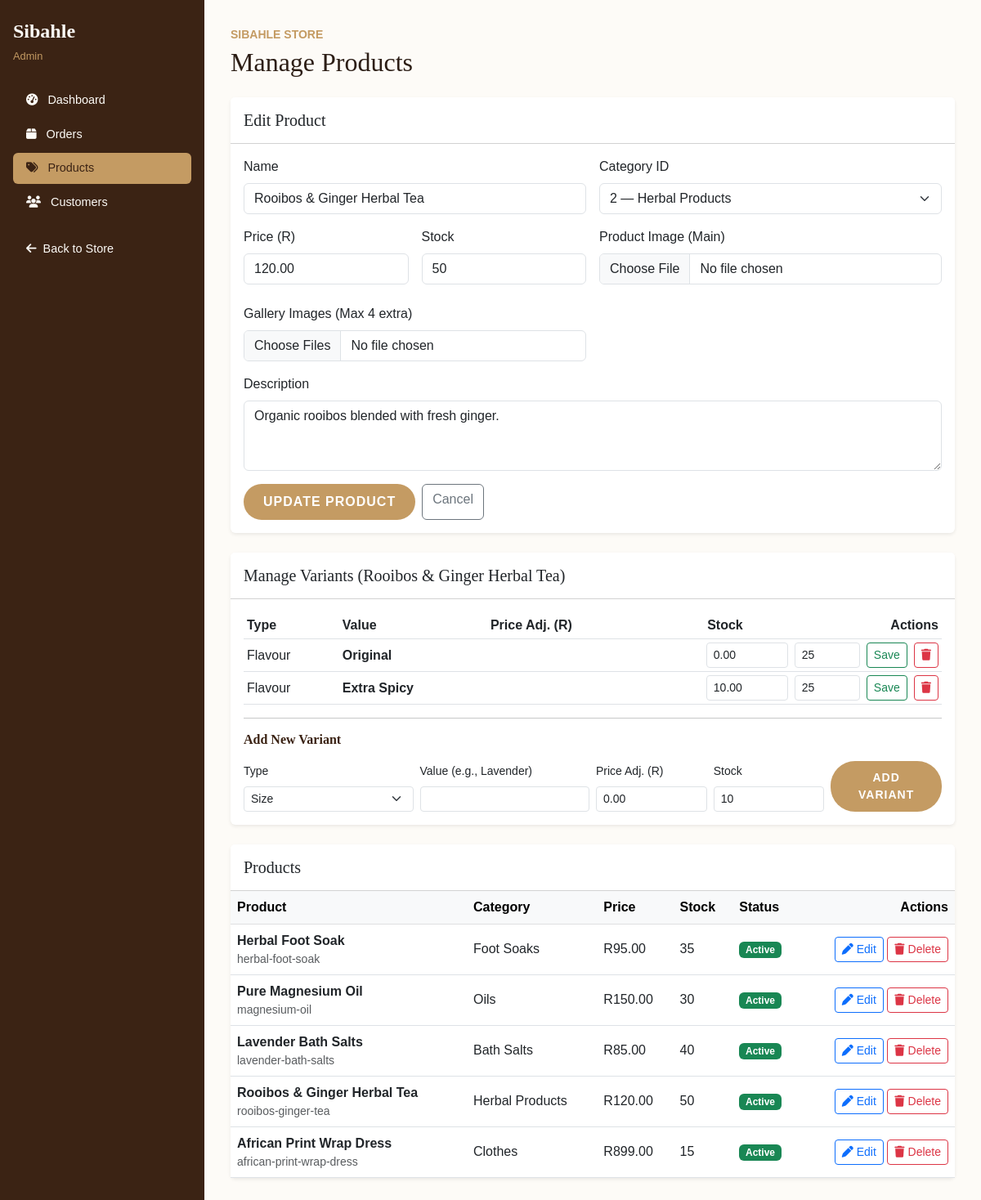
Screenshot of /admin/products.php?edit=2 (signed in) with the database file from the repository.
### tables this page shows
CREATE TABLE products (
    product_id INT AUTO_INCREMENT PRIMARY KEY,
    category_id INT NOT NULL,
    product_name VARCHAR(200) NOT NULL,
    product_slug VARCHAR(200) UNIQUE NOT NULL,
    description TEXT,
    short_description VARCHAR(500),
    base_price DECIMAL(10,2) NOT NULL,
    sale_price DECIMAL(10,2) DEFAULT NULL,
    stock_quantity INT DEFAULT 0,
    low_stock_threshold INT DEFAULT 5,
    sku VARCHAR(50) UNIQUE,
    image_url VARCHAR(255),
    is_featured TINYINT(1) DEFAULT 0,
    is_active TINYINT(1) DEFAULT 1,
    created_at TIMESTAMP DEFAULT CURRENT_TIMESTAMP,
    updated_at TIMESTAMP DEFAULT CURRENT_TIMESTAMP ON UPDATE CURRENT_TIMESTAMP,
    FOREIGN KEY (category_id) REFERENCES categories(category_id) ON DELETE CASCADE,
    INDEX idx_category (category_id),
    INDEX idx_featured (is_featured),
    INDEX idx_active (is_active)
);

CREATE TABLE categories (
    category_id INT AUTO_INCREMENT PRIMARY KEY,
    category_name VARCHAR(100) NOT NULL,
    category_slug VARCHAR(100) UNIQUE NOT NULL,
    description TEXT,
    image_url VARCHAR(255),
    is_active TINYINT(1) DEFAULT 1,
    created_at TIMESTAMP DEFAULT CURRENT_TIMESTAMP
);

CREATE TABLE product_variants (
    variant_id INT AUTO_INCREMENT PRIMARY KEY,
    product_id INT NOT NULL,
    variant_type ENUM('size', 'flavour', 'colour', 'volume') NOT NULL,
    variant_value VARCHAR(50) NOT NULL,
    price_adjustment DECIMAL(10,2) DEFAULT 0.00,
    stock_quantity INT DEFAULT 0,
    sku VARCHAR(50) UNIQUE,
    FOREIGN KEY (product_id) REFERENCES products(product_id) ON DELETE CASCADE,
    INDEX idx_product (product_id)
);

### includes/config.php (called while the page is built, shortened)
<?php
function formatPrice($price): string {
    return CURRENCY . number_format((float) $price, 2);
}
function escape_html($value): string {
    return htmlspecialchars((string) $value, ENT_QUOTES | ENT_SUBSTITUTE, 'UTF-8');
}
?>

### admin/products.php (the view, shortened to what this page needs)
<?php
require_once __DIR__ . '/../includes/config.php';
$form_data = [
    'product_id' => '',
    'product_name' => '',
    'category_id' => '',
    'base_price' => '',
    'stock_quantity' => '0',
    'description' => '',
    'image_url' => '',
];
$errors = [];
$categories_stmt = $pdo->prepare(
    'SELECT category_id, category_name FROM categories ORDER BY category_name'
);
$categories_stmt->execute();
$categories = $categories_stmt->fetchAll();
if ($_SERVER['REQUEST_METHOD'] !== 'POST' && isset($_GET['edit'])) {
    $edit_id = filter_var($_GET['edit'], FILTER_VALIDATE_INT, [
        'options' => ['min_range' => 1],
    ]);
    if ($edit_id === false || $edit_id === null) {
        $errors[] = 'Invalid product selected for editing.';
    } else {
        $edit_stmt = $pdo->prepare(
            'SELECT product_id, product_name, category_id, base_price, stock_quantity, description, image_url
             FROM products WHERE product_id = ?'
        );
        $edit_stmt->execute([$edit_id]);
        $product_to_edit = $edit_stmt->fetch();
        if ($product_to_edit) {
            $form_data = array_merge($form_data, $product_to_edit);
        } else {
            $errors[] = 'The product you selected could not be found.';
        }
    }
}
$products_stmt = $pdo->prepare(
    'SELECT p.product_id, p.product_name, p.product_slug, p.base_price, p.stock_quantity,
            p.image_url, p.is_active, p.created_at, c.category_name
     FROM products p
     INNER JOIN categories c ON c.category_id = p.category_id
     ORDER BY p.created_at DESC, p.product_id DESC'
);
$products_stmt->execute();
$products = $products_stmt->fetchAll();
?>
<?php include __DIR__ . '/includes/admin-header.php'; ?>
        <section class="card border-0 shadow-sm mb-4">
            <div class="card-header bg-white py-3">
                <h2 class="h5 mb-0"><?= $form_data['product_id'] !== '' ? 'Edit Product' : 'Add New Product' ?></h2>
            </div>
            <div class="card-body">
                <form method="post" action="products.php<?= $form_data['product_id'] !== '' ? '?edit=' . (int) $form_data['product_id'] : '' ?>"
                      class="row g-3" enctype="multipart/form-data">
                    <div class="col-md-6">
                        <label class="form-label" for="product-name">Name</label>
                        <input class="form-control" id="product-name" name="product_name" type="text"
                               maxlength="200" required value="<?= escape_html($form_data['product_name']) ?>">
                    </div>
                    <div class="col-md-6">
                        <label class="form-label" for="category-id">Category ID</label>
                        <select class="form-select" id="category-id" name="category_id" required>
                            <?php foreach ($categories as $category): ?>
                                <option value="<?= (int) $category['category_id'] ?>"
                                    <?= (string) $form_data['category_id'] === (string) $category['category_id'] ? 'selected' : '' ?>>
                                    <?= (int) $category['category_id'] ?> — <?= escape_html($category['category_name']) ?>
                                </option>
                            <?php endforeach; ?>
                        </select>
                    </div>
                    <div class="col-md-3">
                        <label class="form-label" for="base-price">Price (R)</label>
                        <input class="form-control" id="base-price" name="base_price" type="number"
                               min="0" max="99999999.99" step="0.01" required
                               value="<?= escape_html($form_data['base_price']) ?>">
                    </div>
                    <div class="col-md-3">
                        <label class="form-label" for="stock-quantity">Stock</label>
                        <input class="form-control" id="stock-quantity" name="stock_quantity" type="number"
                               min="0" step="1" required value="<?= escape_html($form_data['stock_quantity']) ?>">
                    </div>
                    <div class="col-md-6">
                        <label class="form-label" for="product-image">Product Image (Main)</label>
                        <input class="form-control mb-2" id="product-image" name="product_image" type="file" accept="image/jpeg, image/png, image/webp">
                    </div>
                    <div class="col-md-6">
                        <label class="form-label" for="gallery-images">Gallery Images (Max 4 extra)</label>
                        <input class="form-control" id="gallery-images" name="gallery_images[]" type="file" accept="image/jpeg, image/png, image/webp" multiple>
                    </div>
                    <div class="col-12">
                        <label class="form-label" for="description">Description</label>
                        <textarea class="form-control" id="description" name="description" rows="3"><?= escape_html($form_data['description']) ?></textarea>
                    </div>
                    <div class="col-12 d-flex gap-2">
                        <button class="btn btn-gold" type="submit">
                            <?= $form_data['product_id'] !== '' ? 'Update Product' : 'Add New Product' ?>
                        </button>
                        <?php if ($form_data['product_id'] !== ''): ?>
                            <a class="btn btn-outline-secondary" href="products.php">Cancel</a>
                        <?php endif; ?>
                    </div>
                </form>
            </div>
        </section>
        <?php if ($form_data['product_id'] !== ''): ?>
            <?php
            $var_stmt = $pdo->prepare("SELECT * FROM product_variants WHERE product_id = ?");
            $var_stmt->execute([$form_data['product_id']]);
            $variants = $var_stmt->fetchAll();
            ?>
            <section class="card border-0 shadow-sm mb-4">
                <div class="card-header bg-white py-3 d-flex justify-content-between align-items-center">
                    <h2 class="h5 mb-0">Manage Variants (<?= escape_html($form_data['product_name']) ?>)</h2>
                </div>
                <div class="card-body">
                    <?php if ($variants): ?>
                        <table class="table table-sm table-hover align-middle">
                            <thead>
                                <tr>
                                    <th>Type</th>
                                    <th>Value</th>
                                    <th>Price Adj. (R)</th>
                                    <th>Stock</th>
                                    <th class="text-end">Actions</th>
                                </tr>
                            </thead>
                            <tbody>
                                <?php foreach ($variants as $v): ?>
                                    <tr>
                                        <td class="text-capitalize"><?= escape_html($v['variant_type']) ?></td>
                                        <td class="fw-bold"><?= escape_html($v['variant_value']) ?></td>
                                        <td colspan="3">
                                            <div class="d-flex gap-2 justify-content-end align-items-center">
                                                <form method="POST" class="d-flex gap-2 align-items-center">
                                                    <input type="number" name="v_price" class="form-control form-control-sm" step="0.01" value="<?= $v['price_adjustment'] ?>" style="width: 100px;" title="Price Adjustment">
                                                    <input type="number" name="v_stock" class="form-control form-control-sm" value="<?= $v['stock_quantity'] ?>" style="width: 80px;" title="Stock">
                                                    <button type="submit" class="btn btn-sm btn-outline-success">Save</button>
                                                </form>
                                                <form method="POST" onsubmit="return confirm('Delete this variant?');">
                                                    <button type="submit" class="btn btn-sm btn-outline-danger"><i class="fas fa-trash"></i></button>
                                                </form>
                                            </div>
                                        </td>
                                    </tr>
                                <?php endforeach; ?>
                            </tbody>
                        </table>
                    <?php else: ?>
                        <p class="text-muted">No variants added yet. (e.g., Flavors, Sizes)</p>
                    <?php endif; ?>
                    <hr>
                    <h6 class="mb-3">Add New Variant</h6>
                    <form method="POST" class="row g-2 align-items-end">
                        <div class="col-md-3">
                            <label class="form-label small">Type</label>
                            <select name="v_type" class="form-select form-select-sm" required>
                                <option value="size">Size</option>
                            </select>
                        </div>
                        <div class="col-md-3">
                            <label class="form-label small">Value (e.g., Lavender)</label>
                            <input type="text" name="v_value" class="form-control form-control-sm" required>
                        </div>
                        <div class="col-md-2">
                            <label class="form-label small">Price Adj. (R)</label>
                            <input type="number" name="v_price" class="form-control form-control-sm" value="0.00" step="0.01" required>
                        </div>
                        <div class="col-md-2">
                            <label class="form-label small">Stock</label>
                            <input type="number" name="v_stock" class="form-control form-control-sm" value="10" required>
                        </div>
                        <div class="col-md-2">
                            <button type="submit" class="btn btn-sm btn-gold w-100">Add Variant</button>
                        </div>
                    </form>
                </div>
            </section>
        <?php endif; ?>
        <section class="card border-0 shadow-sm">
            <div class="card-header bg-white py-3">
                <h2 class="h5 mb-0">Products</h2>
            </div>
            <div class="table-responsive">
                <table class="table table-hover align-middle mb-0">
                    <thead class="table-light">
                        <tr>
                            <th scope="col">Product</th>
                            <th scope="col">Category</th>
                            <th scope="col">Price</th>
                            <th scope="col">Stock</th>
                            <th scope="col">Status</th>
                            <th scope="col" class="text-end">Actions</th>
                        </tr>
                    </thead>
                    <tbody>
                        <?php if ($products === []): ?>
                            <tr><td colspan="6" class="text-center text-muted py-4">No products found.</td></tr>
                        <?php else: ?>
                            <?php foreach ($products as $product): ?>
                                <tr>
                                    <td>
                                        <div class="d-flex align-items-center">
                                            <div>
                                                <span class="fw-semibold"><?= escape_html($product['product_name']) ?></span>
                                                <small class="d-block text-muted"><?= escape_html($product['product_slug']) ?></small>
                                            </div>
                                        </div>
                                    </td>
                                    <td><?= escape_html($product['category_name']) ?></td>
                                    <td><?= escape_html(formatPrice($product['base_price'])) ?></td>
                                    <td><?= (int) $product['stock_quantity'] ?></td>
                                    <td>
                                        <span class="badge text-bg-<?= (int) $product['is_active'] === 1 ? 'success' : 'secondary' ?>">
                                            <?= (int) $product['is_active'] === 1 ? 'Active' : 'Inactive' ?>
                                        </span>
                                    </td>
                                    <td class="text-end text-nowrap">
                                        <a class="btn btn-sm btn-outline-primary"
                                           href="products.php?edit=<?= (int) $product['product_id'] ?>">
                                            <i class="fas fa-pen me-1" aria-hidden="true"></i>Edit
                                        </a>
                                        <?php if ((int) $product['is_active'] === 1): ?>
                                            <form method="post" action="products.php" class="d-inline"
                                                  data-confirm="Delete or deactivate this product? Products with order history will be deactivated.">
                                                <button class="btn btn-sm btn-outline-danger" type="submit">
                                                    <i class="fas fa-trash me-1" aria-hidden="true"></i>Delete
                                                </button>
                                            </form>
                                        <?php endif; ?>
                                    </td>
                                </tr>
                            <?php endforeach; ?>
                        <?php endif; ?>
                    </tbody>
                </table>
            </div>
        </section>
    </main>
<?php include __DIR__ . '/includes/admin-footer.php'; ?>

### rows the page displays
products: product_name "Rooibos & Ginger Herbal Tea", category_id "2 — Herbal Products", base_price "120.00", stock_quantity "50", description "Organic rooibos blended with fresh ginger.", product_slug "rooibos-ginger-tea", category.category_name "Herbal Products", base_price "R120.00", is_active "Active"
product_variants: variant_type "Flavour", variant_value "Original", v_price "0.00", v_stock "25"
product_variants: variant_type "Flavour", variant_value "Extra Spicy", v_price "10.00", v_stock "25"
products: product_name "Herbal Foot Soak", product_slug "herbal-foot-soak", category.category_name "Foot Soaks", base_price "R95.00", stock_quantity "35", is_active "Active"
products: product_name "Pure Magnesium Oil", product_slug "magnesium-oil", category.category_name "Oils", base_price "R150.00", stock_quantity "30", is_active "Active"
products: product_name "Lavender Bath Salts", product_slug "lavender-bath-salts", category.category_name "Bath Salts", base_price "R85.00", stock_quantity "40", is_active "Active"
products: product_name "African Print Wrap Dress", product_slug "african-print-wrap-dress", category.category_name "Clothes", base_price "R899.00", stock_quantity "15", is_active "Active"

### other values shown
escape_html($item['label']) "Dashboard"
escape_html($item['label']) "Orders"
escape_html($item['label']) "Products"
escape_html($item['label']) "Customers"
escape_html($page_heading) "Manage Products"
